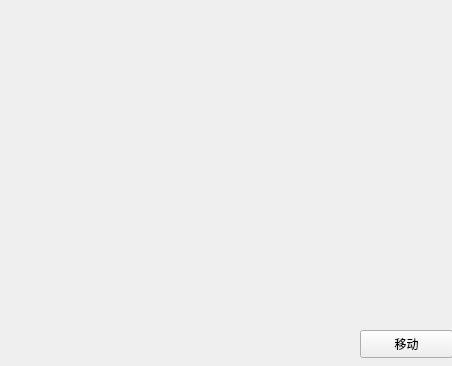
<?xml version="1.0" encoding="UTF-8"?>
<ui version="4.0">
 <class>Widget</class>
 <widget class="QWidget" name="Widget">
  <property name="geometry">
   <rect>
    <x>0</x>
    <y>0</y>
    <width>452</width>
    <height>366</height>
   </rect>
  </property>
  <property name="windowTitle">
   <string>Widget</string>
  </property>
  <widget class="QPushButton" name="pushButton">
   <property name="geometry">
    <rect>
     <x>360</x>
     <y>330</y>
     <width>93</width>
     <height>28</height>
    </rect>
   </property>
   <property name="text">
    <string>移动</string>
   </property>
  </widget>
 </widget>
 <resources/>
 <connections/>
</ui>
